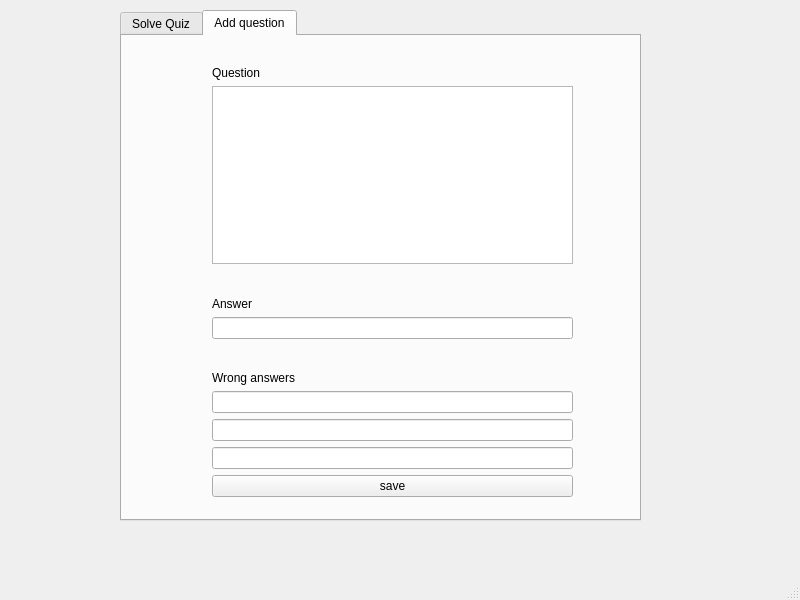
<?xml version="1.0" encoding="UTF-8"?>
<ui version="4.0">
 <class>Flashcards</class>
 <widget class="QMainWindow" name="Flashcards">
  <property name="geometry">
   <rect>
    <x>0</x>
    <y>0</y>
    <width>800</width>
    <height>600</height>
   </rect>
  </property>
  <property name="windowTitle">
   <string>Flashcards</string>
  </property>
  <widget class="QWidget" name="centralwidget">
   <widget class="QTabWidget" name="tabWidget">
    <property name="geometry">
     <rect>
      <x>120</x>
      <y>10</y>
      <width>521</width>
      <height>511</height>
     </rect>
    </property>
    <property name="currentIndex">
     <number>1</number>
    </property>
    <widget class="QWidget" name="tab">
     <attribute name="title">
      <string>Solve Quiz</string>
     </attribute>
     <widget class="QWidget" name="layoutWidget">
      <property name="geometry">
       <rect>
        <x>60</x>
        <y>300</y>
        <width>361</width>
        <height>134</height>
       </rect>
      </property>
      <layout class="QVBoxLayout" name="verticalLayout">
       <item>
        <widget class="QPushButton" name="answer_button_1">
         <property name="text">
          <string>Answer</string>
         </property>
        </widget>
       </item>
       <item>
        <widget class="QPushButton" name="answer_button_2">
         <property name="text">
          <string>Answer</string>
         </property>
        </widget>
       </item>
       <item>
        <widget class="QPushButton" name="answer_button_3">
         <property name="text">
          <string>Answer</string>
         </property>
        </widget>
       </item>
       <item>
        <widget class="QPushButton" name="answer_button_4">
         <property name="text">
          <string>Answer</string>
         </property>
        </widget>
       </item>
      </layout>
     </widget>
     <widget class="QWidget" name="layoutWidget">
      <property name="geometry">
       <rect>
        <x>60</x>
        <y>10</y>
        <width>258</width>
        <height>218</height>
       </rect>
      </property>
      <layout class="QVBoxLayout" name="verticalLayout_2">
       <item>
        <widget class="QLabel" name="label_3">
         <property name="text">
          <string>Question</string>
         </property>
        </widget>
       </item>
       <item>
        <widget class="QTextBrowser" name="textBrowser"/>
       </item>
      </layout>
     </widget>
    </widget>
    <widget class="QWidget" name="tab_2">
     <attribute name="title">
      <string>Add question</string>
     </attribute>
     <widget class="QWidget" name="layoutWidget">
      <property name="geometry">
       <rect>
        <x>90</x>
        <y>30</y>
        <width>361</width>
        <height>431</height>
       </rect>
      </property>
      <layout class="QVBoxLayout" name="add_question_widget">
       <item>
        <widget class="QLabel" name="label">
         <property name="text">
          <string>Question</string>
         </property>
        </widget>
       </item>
       <item>
        <widget class="QTextEdit" name="text_question">
         <property name="html">
          <string>&lt;!DOCTYPE HTML PUBLIC &quot;-//W3C//DTD HTML 4.0//EN&quot; &quot;http://www.w3.org/TR/REC-html40/strict.dtd&quot;&gt;
&lt;html&gt;&lt;head&gt;&lt;meta name=&quot;qrichtext&quot; content=&quot;1&quot; /&gt;&lt;meta charset=&quot;utf-8&quot; /&gt;&lt;style type=&quot;text/css&quot;&gt;
p, li { white-space: pre-wrap; }
hr { height: 1px; border-width: 0; }
li.unchecked::marker { content: &quot;\2610&quot;; }
li.checked::marker { content: &quot;\2612&quot;; }
&lt;/style&gt;&lt;/head&gt;&lt;body style=&quot; font-family:'.AppleSystemUIFont'; font-size:13pt; font-weight:400; font-style:normal;&quot;&gt;
&lt;p style=&quot;-qt-paragraph-type:empty; margin-top:0px; margin-bottom:0px; margin-left:0px; margin-right:0px; -qt-block-indent:0; text-indent:0px;&quot;&gt;&lt;br /&gt;&lt;/p&gt;&lt;/body&gt;&lt;/html&gt;</string>
         </property>
        </widget>
       </item>
       <item>
        <spacer name="verticalSpacer">
         <property name="orientation">
          <enum>Qt::Vertical</enum>
         </property>
         <property name="sizeHint" stdset="0">
          <size>
           <width>20</width>
           <height>40</height>
          </size>
         </property>
        </spacer>
       </item>
       <item>
        <widget class="QLabel" name="label_2">
         <property name="text">
          <string>Answer</string>
         </property>
        </widget>
       </item>
       <item>
        <widget class="QLineEdit" name="text_correct_answer">
         <property name="text">
          <string/>
         </property>
        </widget>
       </item>
       <item>
        <spacer name="verticalSpacer_2">
         <property name="orientation">
          <enum>Qt::Vertical</enum>
         </property>
         <property name="sizeHint" stdset="0">
          <size>
           <width>20</width>
           <height>40</height>
          </size>
         </property>
        </spacer>
       </item>
       <item>
        <widget class="QLabel" name="wrong_answers">
         <property name="text">
          <string>Wrong answers</string>
         </property>
        </widget>
       </item>
       <item>
        <widget class="QLineEdit" name="text_wrong_answer_1"/>
       </item>
       <item>
        <widget class="QLineEdit" name="text_wrong_answer_2"/>
       </item>
       <item>
        <widget class="QLineEdit" name="text_wrong_answer_3"/>
       </item>
       <item>
        <widget class="QPushButton" name="save_button">
         <property name="text">
          <string>save</string>
         </property>
        </widget>
       </item>
      </layout>
     </widget>
    </widget>
   </widget>
  </widget>
  <widget class="QMenuBar" name="menubar">
   <property name="geometry">
    <rect>
     <x>0</x>
     <y>0</y>
     <width>800</width>
     <height>37</height>
    </rect>
   </property>
  </widget>
  <widget class="QStatusBar" name="statusbar"/>
 </widget>
 <resources/>
 <connections/>
</ui>
